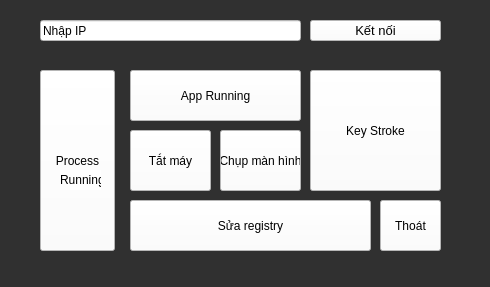
<?xml version="1.0" encoding="UTF-8"?>
<ui version="4.0">
 <class>client</class>
 <widget class="QWidget" name="client">
  <property name="geometry">
   <rect>
    <x>0</x>
    <y>0</y>
    <width>490</width>
    <height>287</height>
   </rect>
  </property>
  <property name="windowTitle">
   <string>client</string>
  </property>
  <property name="styleSheet">
   <string notr="true">background-color: rgb(48, 48, 48);</string>
  </property>
  <widget class="QPushButton" name="Pic_Button">
   <property name="geometry">
    <rect>
     <x>220</x>
     <y>130</y>
     <width>81</width>
     <height>61</height>
    </rect>
   </property>
   <property name="styleSheet">
    <string notr="true">background-color: rgb(255, 255, 255);</string>
   </property>
   <property name="text">
    <string>Chụp màn hình</string>
   </property>
  </widget>
  <widget class="QLineEdit" name="lineEdit">
   <property name="geometry">
    <rect>
     <x>40</x>
     <y>20</y>
     <width>261</width>
     <height>21</height>
    </rect>
   </property>
   <property name="styleSheet">
    <string notr="true">background-color: rgb(255, 255, 255);</string>
   </property>
   <property name="text">
    <string>Nhập IP</string>
   </property>
  </widget>
  <widget class="QPushButton" name="ketnoi_Button">
   <property name="geometry">
    <rect>
     <x>310</x>
     <y>20</y>
     <width>131</width>
     <height>21</height>
    </rect>
   </property>
   <property name="styleSheet">
    <string notr="true">font-size:10pt;
background-color: rgb(255, 255, 255);</string>
   </property>
   <property name="text">
    <string>Kết nối</string>
   </property>
  </widget>
  <widget class="QPushButton" name="Fix_Reg_Button">
   <property name="geometry">
    <rect>
     <x>130</x>
     <y>200</y>
     <width>241</width>
     <height>51</height>
    </rect>
   </property>
   <property name="styleSheet">
    <string notr="true">background-color: rgb(255, 255, 255);</string>
   </property>
   <property name="text">
    <string>Sửa registry</string>
   </property>
  </widget>
  <widget class="QPushButton" name="Process_R_Button">
   <property name="geometry">
    <rect>
     <x>40</x>
     <y>70</y>
     <width>75</width>
     <height>181</height>
    </rect>
   </property>
   <property name="styleSheet">
    <string notr="true">background-color: rgb(255, 255, 255);</string>
   </property>
   <property name="text">
    <string>Process</string>
   </property>
  </widget>
  <widget class="QPushButton" name="App_R_Button">
   <property name="geometry">
    <rect>
     <x>130</x>
     <y>70</y>
     <width>171</width>
     <height>51</height>
    </rect>
   </property>
   <property name="styleSheet">
    <string notr="true">background-color: rgb(255, 255, 255);</string>
   </property>
   <property name="text">
    <string>App Running</string>
   </property>
  </widget>
  <widget class="QPushButton" name="Key_Stroke_Button">
   <property name="geometry">
    <rect>
     <x>310</x>
     <y>70</y>
     <width>131</width>
     <height>121</height>
    </rect>
   </property>
   <property name="styleSheet">
    <string notr="true">background-color: rgb(255, 255, 255);</string>
   </property>
   <property name="text">
    <string>Key Stroke</string>
   </property>
  </widget>
  <widget class="QLabel" name="label">
   <property name="geometry">
    <rect>
     <x>60</x>
     <y>170</y>
     <width>41</width>
     <height>20</height>
    </rect>
   </property>
   <property name="styleSheet">
    <string notr="true">background-color: rgb(255, 255, 255);</string>
   </property>
   <property name="text">
    <string>Running</string>
   </property>
  </widget>
  <widget class="QPushButton" name="Turn_off_Button">
   <property name="geometry">
    <rect>
     <x>130</x>
     <y>130</y>
     <width>81</width>
     <height>61</height>
    </rect>
   </property>
   <property name="styleSheet">
    <string notr="true">background-color: rgb(255, 255, 255);</string>
   </property>
   <property name="text">
    <string>Tắt máy</string>
   </property>
  </widget>
  <widget class="QPushButton" name="Exit_Button">
   <property name="geometry">
    <rect>
     <x>380</x>
     <y>200</y>
     <width>61</width>
     <height>51</height>
    </rect>
   </property>
   <property name="styleSheet">
    <string notr="true">background-color: rgb(255, 255, 255);</string>
   </property>
   <property name="text">
    <string>Thoát</string>
   </property>
  </widget>
 </widget>
 <resources/>
 <connections/>
</ui>
